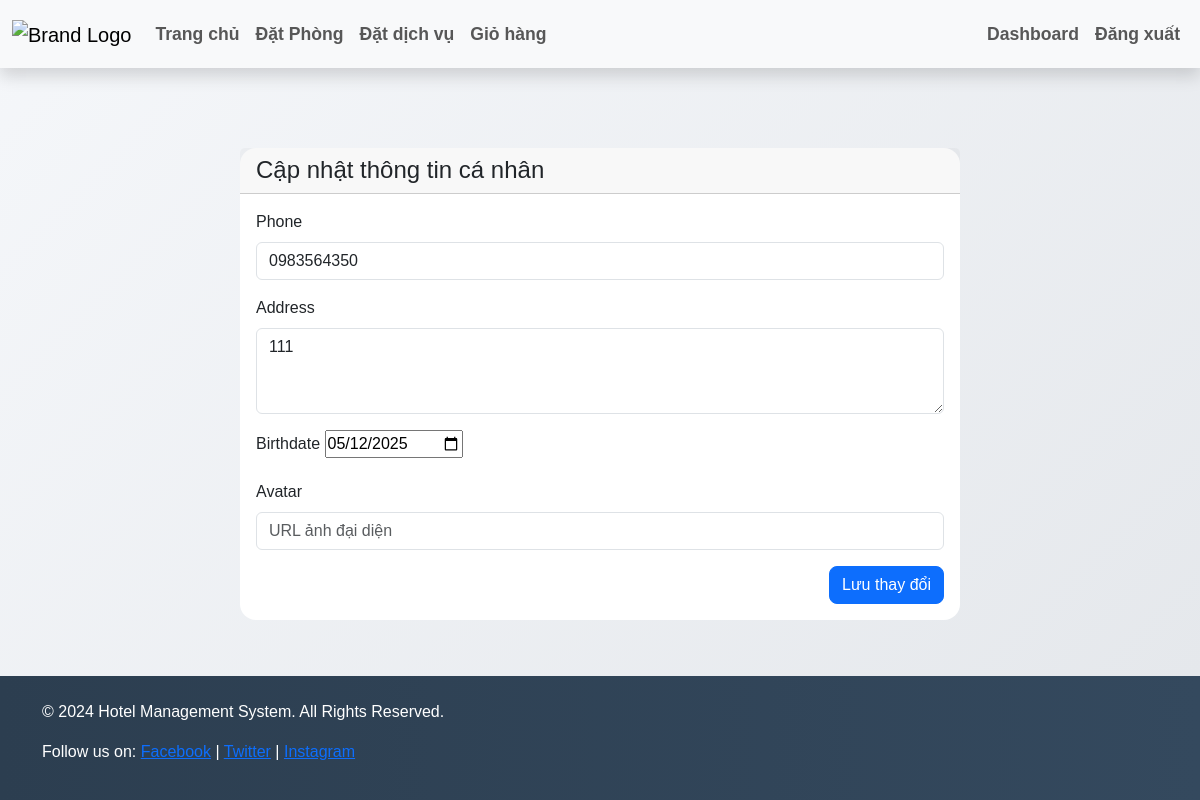
The app's page /profile/ (signed in) with its own data.
### hotel/models.py (models this page shows, shortened)
class Profile(models.Model):
    user = models.OneToOneField(settings.AUTH_USER_MODEL, on_delete=models.CASCADE)
    phone = models.CharField(max_length=15, blank=True)
    address = models.TextField(blank=True)
    birthdate = models.DateField(null=True, blank=True)
    avatar = models.URLField(max_length=200, blank=True)
    loyalty_points = models.IntegerField(default=0)

### hotel/views.py (the view, shortened to what this page needs)
# urls.py: path('profile/', views.ProfileView.as_view(), name='profile'),
class ProfileView(LoginRequiredMixin, UpdateView):
    model = Profile
    form_class = ProfileForm
    template_name = 'hotel/profile.html'
    success_url = reverse_lazy('hotel:profile')
    def get_object(self):
        profile, created = Profile.objects.get_or_create(user=self.request.user)
        return profile

### hotel/forms.py
class ProfileForm(forms.ModelForm):
    class Meta:
        model = Profile
        fields = ['phone', 'address', 'birthdate', 'avatar']
        widgets = {
            'birthdate': forms.DateInput(attrs={'type': 'date'}),
            'phone': forms.TextInput(attrs={'class': 'form-control', 'placeholder': 'Số điện thoại'}),
            'address': forms.Textarea(attrs={'class': 'form-control', 'rows': 3, 'placeholder': 'Địa chỉ'}),
            'avatar': forms.URLInput(attrs={'class': 'form-control', 'placeholder': 'URL ảnh đại diện'})
        }

### hotel/templates/hotel/profile.html (shortened to what this page needs)
{% extends 'hotel/base.html' %}
{% block body %}
<div class="container py-4">
    <div class="row justify-content-center">
        <div class="col-md-8">
            <div class="card">
                <div class="card-header">
                    <h4 class="card-title mb-0">Cập nhật thông tin cá nhân</h4>
                </div>
                <div class="card-body">
                    <form method="post">
                        {% for field in form %}
                        <div class="mb-3">
                            <label for="{{ field.id_for_label }}" class="form-label">{{ field.label }}</label>
                            {{ field }}
                        </div>
                        {% endfor %}
                        <div class="text-end">
                            <button type="submit" class="btn btn-primary">Lưu thay đổi</button>
                        </div>
                    </form>
                </div>
            </div>
        </div>
    </div>
</div>
{% endblock %}

### hotel/templates/hotel/base.html (style rules this page uses)
html, body { height: 100%; margin: 0; }
body { background-color: #f0f2f5; font-family: 'Poppins', sans-serif; display: flex; flex-direction: column; min-height: 100vh; background: linear-gradient(135deg, #f5f7fa 0%, #e4e7eb 100%); }
.card { transition: transform 0.3s; border: none; border-radius: 1rem; }
.btn { border-radius: 0.5rem; }

### records on screen
Profile: form "0983564350" "111" "05/12/2025"

### other values on screen
{{ field.label }} "Phone" "Address" "Birthdate" "Avatar"
